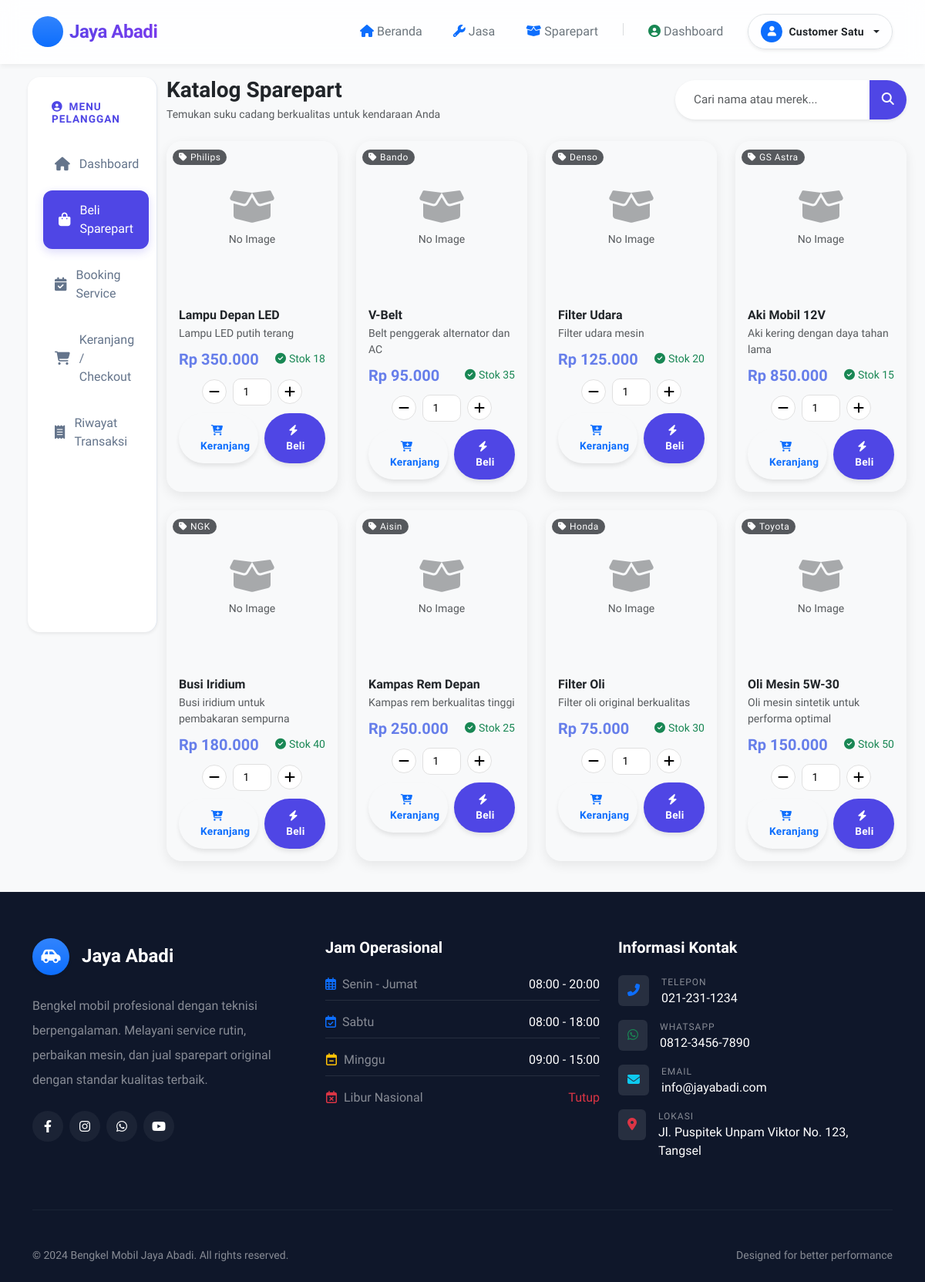
Screenshot of /customer/beli.php (signed in) with the database file from the repository.
### tables this page shows
CREATE TABLE sparepart (
    id INT AUTO_INCREMENT PRIMARY KEY,
    nama_sparepart VARCHAR(100) NOT NULL,
    deskripsi TEXT,
    harga DECIMAL(15,2) NOT NULL,
    stok INT DEFAULT 0,
    gambar VARCHAR(255),
    merek VARCHAR(50),
    created_at TIMESTAMP DEFAULT CURRENT_TIMESTAMP
);

### includes/koneksi.php (called while the page is built, shortened)
<?php
$host = "localhost";
$user = "root";
$pass = "";
$db = "bengkel_mobil";
$conn = mysqli_connect($host, $user, $pass, $db);
function query($sql) {
    global $conn;
    return mysqli_query($conn, $sql);
}
function fetch_assoc($result) {
    return mysqli_fetch_assoc($result);
}
?>

### customer/beli.php (the view, shortened to what this page needs)
<?php
include '../includes/koneksi.php';
include '../includes/header.php';
$search = isset($_GET['q']) ? escape_string($_GET['q']) : '';
$where = $search ? "WHERE nama_sparepart LIKE '%$search%' OR merek LIKE '%$search%' OR deskripsi LIKE '%$search%'" : "";
$sparepart = query("SELECT * FROM sparepart $where ORDER BY id DESC");
?>
<div class="container-fluid px-0 px-lg-4" >
    <div class="row g-0 g-lg-4">
        <div class="col-md-3 col-lg-2 d-none d-md-block" data-aos="fade-right">
            <div class="sidebar rounded-4 shadow-sm" style="top: 100px;">
                <h5 class="fw-bold px-3 mb-4 text-uppercase" style="color: var(--primary-color); font-size: 0.85rem; letter-spacing: 1px;">
                    <i class="fas fa-user-circle me-2"></i>Menu Pelanggan
                </h5>
                <a href="index.php"><i class="fas fa-home"></i>Dashboard</a>
                <a href="beli.php" class="active"><i class="fas fa-shopping-bag"></i>Beli Sparepart</a>
                <a href="booking.php"><i class="fas fa-calendar-check"></i>Booking Service</a>
                <a href="checkout.php"><i class="fas fa-shopping-cart"></i>Keranjang / Checkout</a>
                <a href="riwayat.php"><i class="fas fa-receipt"></i>Riwayat Transaksi</a>
            </div>
        </div>
        <div class="col-md-9 col-lg-10 p-4 p-lg-0" data-aos="fade-left">
            <div class="d-flex flex-column flex-md-row justify-content-between align-items-md-center mb-4">
                <div>
                    <h3 class="fw-bold text-dark mb-1">Katalog Sparepart</h3>
                    <p class="text-muted small mb-0">Temukan suku cadang berkualitas untuk kendaraan Anda</p>
                </div>
                <div class="mt-3 mt-md-0">
                    <form action="" method="GET" class="input-group" style="max-width: 300px;" id="searchForm">
                        <input type="text" class="form-control bg-white border-0 shadow-sm rounded-start-pill ps-4"
                               name="q" id="searchInput" placeholder="Cari nama atau merek..." value="<?php echo htmlspecialchars($search); ?>">
                        <button class="btn btn-primary border-0 shadow-sm rounded-end-pill px-3" type="submit">
                            <i class="fas fa-search"></i>
                        </button>
                    </form>
                </div>
            </div>
            <div class="row row-cols-1 row-cols-sm-2 row-cols-md-3 row-cols-xl-4 g-4" id="productContainer">
                <?php while($row = fetch_assoc($sparepart)): ?>
                <div class="col" data-aos="fade-up" data-product-id="<?php echo $row['id']; ?>">
                    <div class="product-card">
                        <div class="position-relative bg-light overflow-hidden" style="height: 200px;">
                            <?php if ($row['gambar'] && file_exists("../uploads/sparepart/" . $row['gambar'])): ?>
                                <img src="../uploads/sparepart/<?php echo $row['gambar']; ?>"
                                     class="product-image" alt="<?php echo $row['nama_sparepart']; ?>">
                            <?php else: ?>
                                <div class="d-flex flex-column align-items-center justify-content-center h-100 text-muted">
                                    <i class="fas fa-box-open fa-3x mb-2 opacity-50"></i>
                                    <small>No Image</small>
                                </div>
                            <?php endif; ?>
                            <div class="position-absolute top-0 start-0 m-2">
                                <span class="badge bg-dark bg-opacity-75 rounded-pill fw-normal px-2 py-1">
                                    <i class="fas fa-tag me-1"></i><?php echo $row['merek']; ?>
                                </span>
                            </div>
                        </div>
                        <div class="card-body p-3 d-flex flex-column">
                            <h6 class="card-title fw-bold text-dark mb-1 text-truncate" title="<?php echo $row['nama_sparepart']; ?>">
                                <?php echo $row['nama_sparepart']; ?>
                            </h6>
                            <p class="card-text text-muted small mb-2" style="display: -webkit-box; -webkit-line-clamp: 2; -webkit-box-orient: vertical; overflow: hidden;">
                                <?php echo $row['deskripsi']; ?>
                            </p>
                            <div class="mt-auto">
                                <div class="d-flex justify-content-between align-items-center mb-2">
                                    <span class="product-price">Rp <?php echo number_format($row['harga'],0,',','.'); ?></span>
                                    <?php if ($row['stok'] > 5): ?>
                                        <span class="small text-success"><i class="fas fa-check-circle me-1"></i>Stok <?php echo $row['stok']; ?></span>
                                    <?php elseif ($row['stok'] > 0): ?>
                                        <span class="small text-warning"><i class="fas fa-exclamation-circle me-1"></i>Sisa <?php echo $row['stok']; ?></span>
                                    <?php endif; ?>
                                </div>
                                <?php if ($row['stok'] > 0): ?>
                                <div class="qty-wrapper">
                                    <button type="button" class="qty-btn" onclick="changeQty(<?php echo $row['id']; ?>, -1, <?php echo $row['stok']; ?>)">
                                        <i class="fas fa-minus"></i>
                                    </button>
                                    <input type="number" id="qty_<?php echo $row['id']; ?>" class="qty-input" value="1" min="1" max="<?php echo $row['stok']; ?>">
                                    <button type="button" class="qty-btn" onclick="changeQty(<?php echo $row['id']; ?>, 1, <?php echo $row['stok']; ?>)">
                                        <i class="fas fa-plus"></i>
                                    </button>
                                </div>
                                <div class="d-flex gap-2 mt-2">
                                    <button onclick="addToCart(<?php echo $row['id']; ?>)" class="btn btn-outline-primary rounded-pill flex-grow-1 add-to-cart-btn" style="font-size: 0.85rem;" data-id="<?php echo $row['id']; ?>">
                                        <i class="fas fa-cart-plus me-1"></i>Keranjang
                                    </button>
                                    <button onclick="buyNow(<?php echo $row['id']; ?>)" class="btn btn-primary rounded-pill flex-grow-1" style="font-size: 0.85rem;">
                                        <i class="fas fa-bolt me-1"></i>Beli
                                    </button>
                                </div>
                                <?php else: ?>
                                <button class="btn btn-secondary w-100 rounded-pill" disabled>
                                    <i class="fas fa-ban me-2"></i>Stok Habis
                                </button>
                                <?php endif; ?>
                            </div>
                        </div>
                    </div>
                </div>
                <?php endwhile; ?>
            </div>
        </div>
    </div>
</div>
<?php include '../includes/footer.php'; ?>

### assets/css/style.css (style rules this page uses)
:root { --primary-color: #4f46e5; --primary-hover: #4338ca; --primary-gradient: linear-gradient(135deg, #4f46e5 0%, #7c3aed 100%); --secondary-gradient: linear-gradient(135deg, #ec4899 0%, #f43f5e 100%); --success-gradient: linear-gradient(135deg, #10b981 0%, #059669 100%); --warning-gradient: linear-gradient(135deg, #f59e0b 0%, #ea580c 100%); --bg-light: #f8fafc; --text-main: #0f172a; --text-muted: #64748b; --card-shadow: 0 10px 40px -10px rgba(0, 0, 0, 0.08); --hover-shadow: 0 20px 40px -10px rgba(79, 70, 229, 0.15); }
body { font-family: 'Plus Jakarta Sans', sans-serif; background-color: var(--bg-light); color: var(--text-main); overflow-x: hidden; -webkit-font-smoothing: antialiased; }
.btn { border-radius: 12px; padding: 12px 28px; font-weight: 600; letter-spacing: 0.3px; transition: all 0.3s cubic-bezier(0.4, 0, 0.2, 1); position: relative; overflow: hidden; border: none; box-shadow: 0 4px 6px -1px rgba(0, 0, 0, 0.1); }
.btn-primary { background: var(--primary-color); color: white; }
.form-control { border-radius: 12px; padding: 14px 20px; border: 1.5px solid #e2e8f0; background-color: #f8fafc; font-size: 0.95rem; transition: all 0.3s ease; }
.badge { padding: 6px 12px; border-radius: 8px; font-weight: 600; font-size: 0.75rem; letter-spacing: 0.5px; }
.sidebar { background: #ffffff; min-height: calc(100vh - 80px); padding: 30px 15px; position: sticky; top: 80px; border-right: 1px solid #e2e8f0; }
.sidebar a { color: var(--text-muted); padding: 14px 20px; display: flex; align-items: center; border-radius: 12px; transition: all 0.3s ease; text-decoration: none; font-weight: 500; margin-bottom: 8px; }
.sidebar a i { margin-right: 12px; font-size: 1.1rem; width: 24px; text-align: center; }
.sidebar a:hover, .sidebar a.active { background: var(--primary-color); color: white; box-shadow: 0 4px 12px rgba(79, 70, 229, 0.2); transform: translateX(5px); }

### customer/beli.php (style rules this page uses)
.product-card { border-radius: 20px; overflow: hidden; transition: all 0.3s ease; border: none; box-shadow: 0 5px 15px rgba(0,0,0,0.08); height: 100%; position: relative; }
.product-price { font-size: 1.25rem; font-weight: bold; color: #667eea; }
.qty-wrapper { display: flex; align-items: center; justify-content: center; gap: 8px; margin: 10px 0; }
.qty-btn { width: 32px; height: 32px; border-radius: 50%; border: 1px solid #e0e0e0; background: white; cursor: pointer; transition: all 0.2s ease; display: inline-flex; align-items: center; justify-content: center; font-weight: bold; }
.qty-input { width: 50px; text-align: center; border: 1px solid #e0e0e0; border-radius: 10px; padding: 6px; font-size: 14px; }

### rows the page displays
sparepart: shows "No Image", merek "Philips", nama_sparepart "Lampu Depan LED", deskripsi "Lampu LED putih terang", harga "350.000", stok "18"
sparepart: shows "No Image", merek "Bando", nama_sparepart "V-Belt", deskripsi "Belt penggerak alternator dan AC", harga "95.000", stok "35"
sparepart: shows "No Image", merek "Denso", nama_sparepart "Filter Udara", deskripsi "Filter udara mesin", harga "125.000", stok "20"
sparepart: shows "No Image", merek "GS Astra", nama_sparepart "Aki Mobil 12V", deskripsi "Aki kering dengan daya tahan lama", harga "850.000", stok "15"
sparepart: shows "No Image", merek "NGK", nama_sparepart "Busi Iridium", deskripsi "Busi iridium untuk pembakaran sempurna", harga "180.000", stok "40"
sparepart: shows "No Image", merek "Aisin", nama_sparepart "Kampas Rem Depan", deskripsi "Kampas rem berkualitas tinggi", harga "250.000", stok "25"
sparepart: shows "No Image", merek "Honda", nama_sparepart "Filter Oli", deskripsi "Filter oli original berkualitas", harga "75.000", stok "30"
sparepart: shows "No Image", merek "Toyota", nama_sparepart "Oli Mesin 5W-30", deskripsi "Oli mesin sintetik untuk performa optimal", harga "150.000", stok "50", id "1"

### other values shown
$_SESSION['nama_lengkap'] "Customer Satu"
